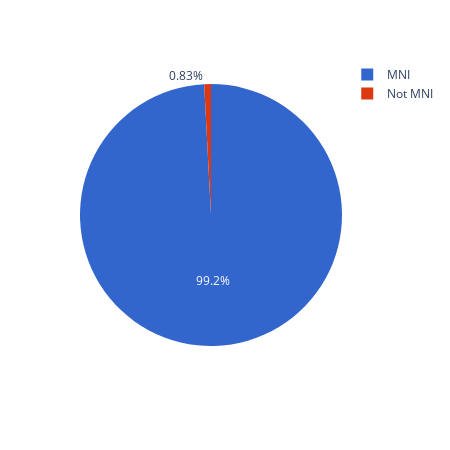

Here is the notebook cell this chart was saved with:
### Code cell
fig = _plot_pie(images_mni, "count", "not_mni")
fig.write_html(op.join(fig_dir, "05_images_mni.html"), full_html=True, include_plotlyjs=True)
fig.write_image(op.join(fig_dir, "05_images_mni.png"), scale=6)
fig.show()

### Figure 1 — Plotly figure (JSON) as saved in the notebook; plotly's stock layout.template omitted (floating-point values rounded to 4 significant figures)
{"data": [{"domain": {"x": [0, 1], "y": [0, 1]}, "hovertemplate": "not_mni=%{label}<br>count=%{value}<extra></extra>", "labels": ["MNI", "Not MNI"], "legendgroup": "", "name": "", "showlegend": true, "type": "pie", "values": [267694, 2240]}], "layout": {"height": 450, "legend": {"tracegroupgap": 0}, "margin": {"t": 60}, "piecolorway": ["#3366CC", "#DC3912"], "width": 450}}
